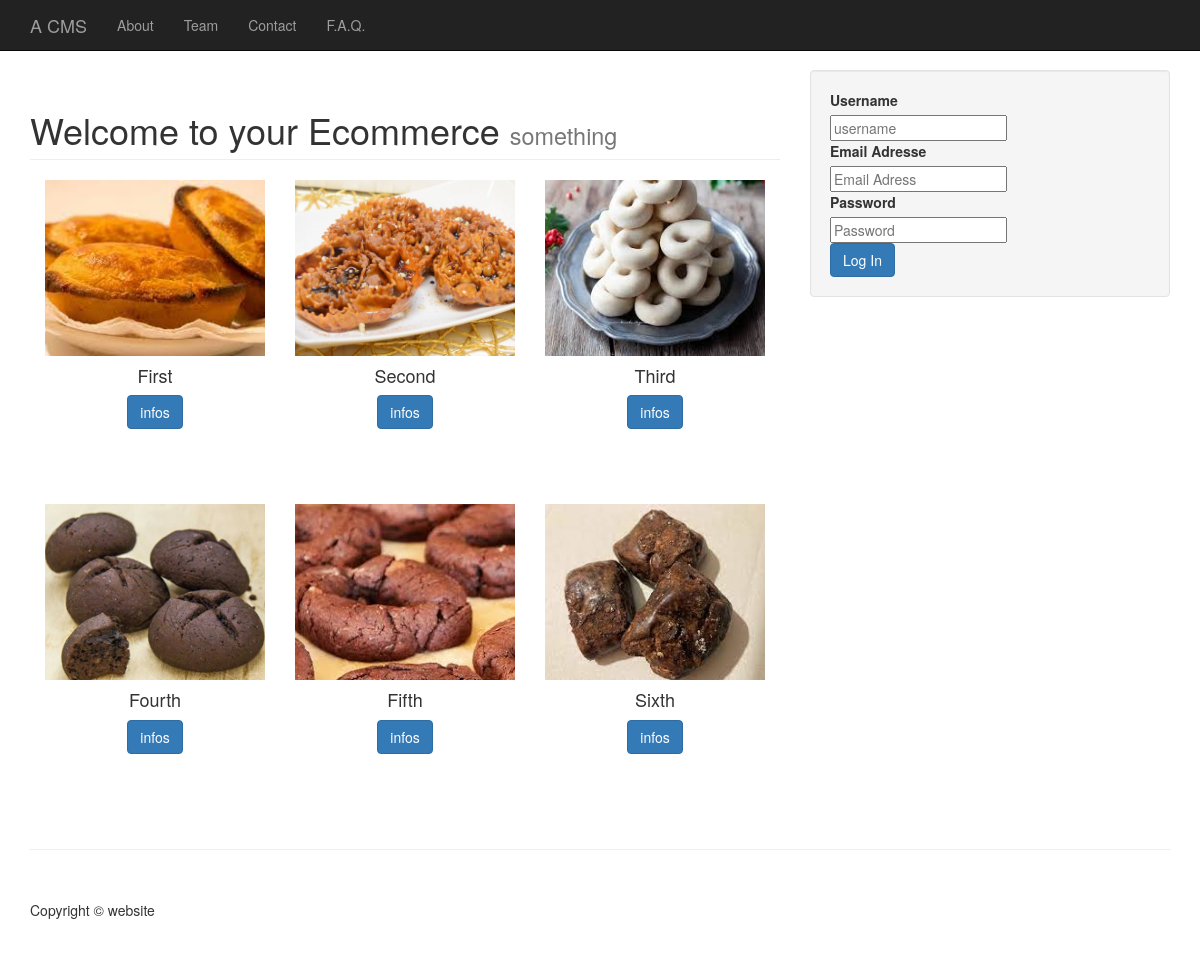
The page / on the database its author committed.
### tables this page shows
CREATE TABLE `items` (
  `item_id` int(11) NOT NULL,
  `item_title` varchar(255) NOT NULL,
  `item_image` varchar(255) DEFAULT NULL,
  `item_description` varchar(255) DEFAULT NULL,
  `item_id_faq` int(11) NOT NULL
);

### index.php (the view, shortened to what this page needs)
<?php include 'includes/header.php'; ?>
<?php include 'includes/navigation-bar.php'; ?>
<div class="container">
    <div class="row">
        <div class="shop-wall">
            <div id="" class="col-md-8">
            <h1 class="page-header">
                Welcome to your Ecommerce
                <small>something</small>
            </h1>
                <?php
                $query = "SELECT * from items";
                $all_items = mysqli_query($connection, $query);
                while ($row = mysqli_fetch_assoc($all_items)) {
                    $item_id = $row['item_id'];
                    $item_title = $row['item_title'];
                    $item_image = $row['item_image'];
                ?>
                <article id="<?php echo $item_id; ?>" class="single-item-block col-xs-12 col-sm-6 col-md-4">
                    <div class="single-item-poster" style="background-image: url('images/items/<?php echo $item_image; ?>')"></div>
                    <div class="single-item-data text-center">
                        <h4 class="single-item-title"><?php echo $item_title; ?></h4>
                        <a id="" href="single-item.php?i_id=<?php echo $item_id; ?>" class="btn btn-primary info-btn-item">infos</a>
                    </div>
                </article>
                <?php }  ?>
            </div>
            <div class="col-md-4">
                <?php if (!isset($_SESSION['user_role'])) {
                    include 'includes/login.php'; ?>
                    <?php } else if ($_SESSION['user_role'] === 'customer' ) {
                        $username = $_SESSION['username'];
                        $query = "SELECT * from users WHERE username = '{$username}'";
                        $logged_user = mysqli_query( $connection, $query);
                        while ($row = mysqli_fetch_assoc($logged_user)) {
                            $user_id = $row['user_id'];
                        }
                        echo "<div class='well'>
                                    <h4 class='bg-success text-center'>Welcome Customer {$_SESSION['username']}</h4>
                                    <p class='text-center'><a class='btn btn-primary' href='includes/logout.php'>Log out</a></p>
                                </div>";
                    }
                ?>
            </div>
        </div>
    </div>
    <hr>
    <?php include 'includes/footer.php'; ?>

### css/style.css (style rules this page uses)
* { box-sizing: border-box; }
body { padding-top: 70px; }
.single-item-block { position: relative; margin-bottom: 75px; }
.single-item-poster { position: relative; width: 100%; padding-bottom: 80%; background-repeat: no-repeat; background-size: cover; background-position: center center; }
.info-btn-item { z-index: 3; }

### rows shown on the page
items: item_image (picture), item_title "First"
items: item_image (picture), item_title "Second"
items: item_image (picture), item_title "Third"
items: item_image (picture), item_title "Fourth"
items: item_image (picture), item_title "Fifth"
items: item_image (picture), item_title "Sixth"
